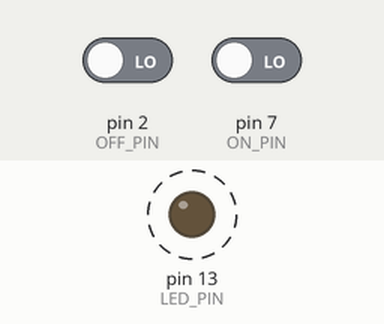
Recording of a sketch running on a simulated Arduino Uno, built with avr-gcc and run on an emulated ATmega328P. On the bench: output pins drawn as LEDs (lit = HIGH). Dashed ring = blinking. The test bench sets the inputs (shaded band); at power-on: pin 2 (OFF_PIN) LOW, pin 7 (ON_PIN) LOW.

Above: at 2.8 s.
2.9 s: pin 2 (OFF_PIN) driven HIGH
At 4.0 s:
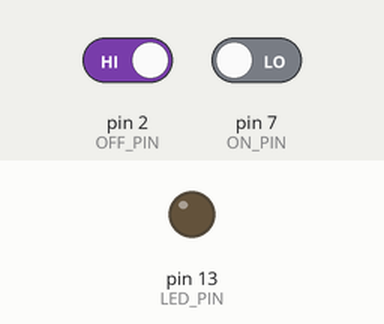
4.4 s: pin 7 (ON_PIN) driven HIGH
At 4.8 s:
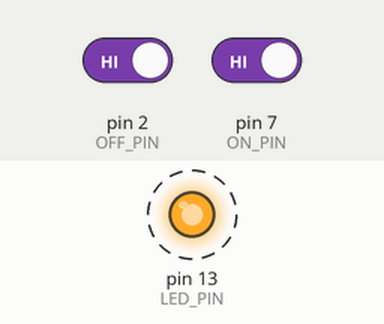
8.4 s: pin 7 (ON_PIN) driven LOW
At 9.4 s:
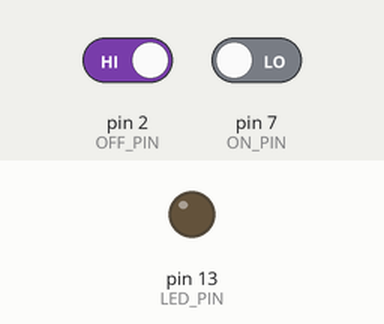
9.9 s: pin 2 (OFF_PIN) driven LOW
At 10.3 s:
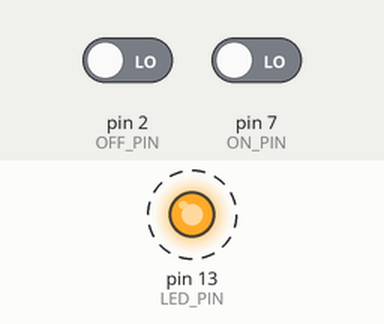
Timing chart, 0 to 14.9 s (numbered marks = the images above; inputs shaded):
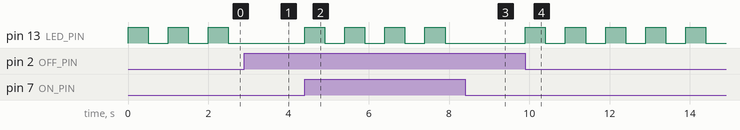

The sketch:

arduino_blinking_led.ino
```cpp
#define LED_PIN 13
#define ON_PIN 7 // flash button pin
#define OFF_PIN 2 // turn off button pin
#define DELAY_MS 500 // blinking delay

void setup()
{
  pinMode(LED_PIN, OUTPUT);
  pinMode(ON_PIN, INPUT);
  pinMode(OFF_PIN, INPUT);
}

void loop()
{
  short on = digitalRead(ON_PIN) == HIGH;
  short off = digitalRead(OFF_PIN) == HIGH;

  if(on && !off){
    digitalWrite(LED_PIN, HIGH);
  }else if(off && !on){
    digitalWrite(LED_PIN, LOW);
  }else{
  	digitalWrite(LED_PIN, HIGH);
  	delay(DELAY_MS);
  	digitalWrite(LED_PIN, LOW);
  	delay(DELAY_MS);
  }
}
```

Measured:
- after the input at 2.9 s, pin 13 (LED_PIN): stays LOW (without the input it goes to HIGH after 0.10 s)
- after the input at 4.4 s, pin 13 (LED_PIN): alternates HIGH for 0.50 s and LOW for 0.50 s, starting at once
- after the input at 8.4 s, pin 13 (LED_PIN): stays LOW (without the input it goes to HIGH after 0.00 s)
- after the input at 9.9 s, pin 13 (LED_PIN): alternates HIGH for 0.50 s and LOW for 0.50 s, starting at once
- by itself, pin 13 (LED_PIN): alternates HIGH for 0.50 s and LOW for 0.50 s
